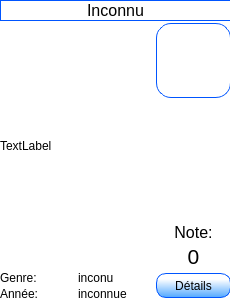
<?xml version="1.0" encoding="UTF-8"?>
<ui version="4.0">
 <class>C_miniFilm</class>
 <widget class="QWidget" name="C_miniFilm">
  <property name="geometry">
   <rect>
    <x>0</x>
    <y>0</y>
    <width>230</width>
    <height>300</height>
   </rect>
  </property>
  <property name="windowTitle">
   <string>Form</string>
  </property>
  <property name="styleSheet">
   <string notr="true">background-color : rgb(255, 255, 255);
border-color: rgb(0, 85, 255);</string>
  </property>
  <widget class="QWidget" name="layoutWidget">
   <property name="geometry">
    <rect>
     <x>0</x>
     <y>0</y>
     <width>231</width>
     <height>301</height>
    </rect>
   </property>
   <layout class="QGridLayout" name="gridLayout" rowstretch="0,0,0,0,0,0,0" columnstretch="0,0,0">
    <property name="verticalSpacing">
     <number>2</number>
    </property>
    <item row="5" column="1">
     <widget class="QLabel" name="lbl_genre">
      <property name="text">
       <string>inconu</string>
      </property>
     </widget>
    </item>
    <item row="6" column="0">
     <widget class="QLabel" name="lbl_T_annee">
      <property name="text">
       <string>Année:</string>
      </property>
     </widget>
    </item>
    <item row="1" column="2">
     <widget class="QLabel" name="lbl_ico">
      <property name="minimumSize">
       <size>
        <width>75</width>
        <height>75</height>
       </size>
      </property>
      <property name="baseSize">
       <size>
        <width>50</width>
        <height>50</height>
       </size>
      </property>
      <property name="styleSheet">
       <string notr="true">border-color: rgb(0, 85, 255);
border-radius:15px;
border-width: 1px;
border-style: solid;</string>
      </property>
      <property name="text">
       <string/>
      </property>
      <property name="scaledContents">
       <bool>true</bool>
      </property>
     </widget>
    </item>
    <item row="5" column="2" rowspan="2">
     <widget class="QPushButton" name="btn_details">
      <property name="maximumSize">
       <size>
        <width>16777215</width>
        <height>25</height>
       </size>
      </property>
      <property name="styleSheet">
       <string notr="true">background-color: qlineargradient(spread:pad, x1:0.482412, y1:0.983, x2:0.493025, y2:0.239, stop:0 rgba(85, 170, 255, 255), stop:1 rgba(255, 255, 255, 255));
border-color: rgb(0, 85, 255);
border-radius: 10px;
border-width: 1px;
border-style: solid;</string>
      </property>
      <property name="text">
       <string>Détails</string>
      </property>
     </widget>
    </item>
    <item row="1" column="0" rowspan="4" colspan="2">
     <widget class="QLabel" name="lbl_affiche">
      <property name="text">
       <string>TextLabel</string>
      </property>
      <property name="scaledContents">
       <bool>true</bool>
      </property>
     </widget>
    </item>
    <item row="3" column="2">
     <widget class="QLabel" name="lbl_T_note">
      <property name="font">
       <font>
        <pointsize>12</pointsize>
       </font>
      </property>
      <property name="text">
       <string>Note:</string>
      </property>
      <property name="alignment">
       <set>Qt::AlignCenter</set>
      </property>
     </widget>
    </item>
    <item row="0" column="0" colspan="3">
     <widget class="QLabel" name="lbl_titre">
      <property name="font">
       <font>
        <pointsize>12</pointsize>
       </font>
      </property>
      <property name="styleSheet">
       <string notr="true">border-color: rgb(0, 85, 255);
border-radius:15px;
border-width: 1px;
border-style: solid;</string>
      </property>
      <property name="text">
       <string>Inconnu</string>
      </property>
      <property name="alignment">
       <set>Qt::AlignCenter</set>
      </property>
     </widget>
    </item>
    <item row="4" column="2">
     <widget class="QLabel" name="lbl_note">
      <property name="font">
       <font>
        <pointsize>16</pointsize>
       </font>
      </property>
      <property name="text">
       <string>0</string>
      </property>
      <property name="alignment">
       <set>Qt::AlignCenter</set>
      </property>
     </widget>
    </item>
    <item row="6" column="1">
     <widget class="QLabel" name="lbl_annee">
      <property name="text">
       <string>inconnue</string>
      </property>
     </widget>
    </item>
    <item row="5" column="0">
     <widget class="QLabel" name="lbl_T_genre">
      <property name="text">
       <string>Genre:</string>
      </property>
     </widget>
    </item>
    <item row="2" column="2">
     <spacer name="verticalSpacer">
      <property name="orientation">
       <enum>Qt::Vertical</enum>
      </property>
      <property name="sizeHint" stdset="0">
       <size>
        <width>20</width>
        <height>40</height>
       </size>
      </property>
     </spacer>
    </item>
   </layout>
  </widget>
 </widget>
 <resources/>
 <connections/>
 <slots>
  <slot>clik()</slot>
 </slots>
</ui>
